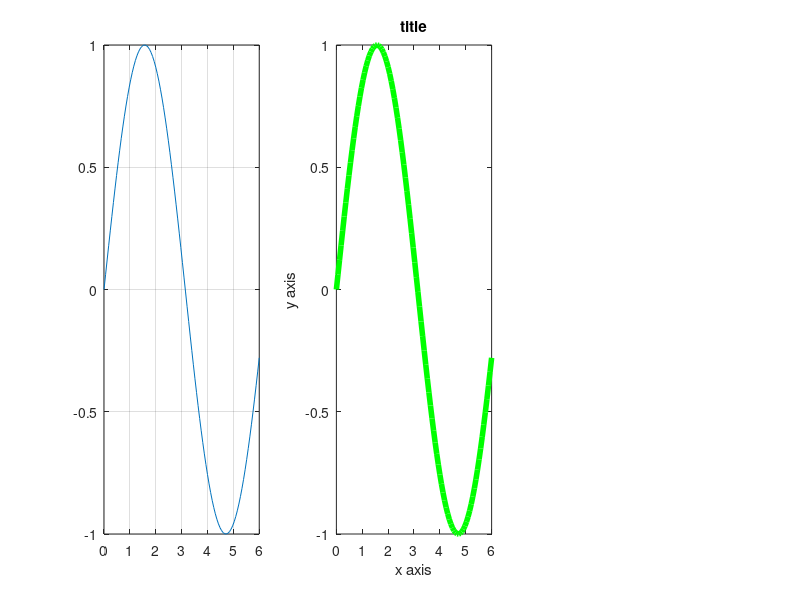

MATLAB code to generate this figure: (Note: this script raises an error after producing the figure.)
%subplot

clc;
clear;
clear all;

a=linspace(0,6);
b=sin(a);
subplot(1,3,1);
plot(a,b);
grid on;
subplot(1,3,2);
plot(a,b,'g','Linewidth',4);
xlabel('x axis');
ylabel('y axis');
title('title');
gtext('place text anywhere');
c=cos(a);
hold on;
subplot(1,3,3);
plot(a,c);
legend('sin','cos');
